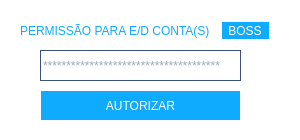
<?xml version="1.0" encoding="UTF-8"?>
<ui version="4.0">
 <class>valiadtionEdit</class>
 <widget class="QDialog" name="valiadtionEdit">
  <property name="geometry">
   <rect>
    <x>0</x>
    <y>0</y>
    <width>300</width>
    <height>140</height>
   </rect>
  </property>
  <property name="minimumSize">
   <size>
    <width>300</width>
    <height>140</height>
   </size>
  </property>
  <property name="maximumSize">
   <size>
    <width>300</width>
    <height>140</height>
   </size>
  </property>
  <property name="windowTitle">
   <string>Dialog</string>
  </property>
  <property name="styleSheet">
   <string notr="true">QDialog{
	background-color:white;
}</string>
  </property>
  <widget class="QLineEdit" name="lineEdit">
   <property name="geometry">
    <rect>
     <x>40</x>
     <y>50</y>
     <width>201</width>
     <height>31</height>
    </rect>
   </property>
   <property name="styleSheet">
    <string notr="true">QLineEdit{
	background-color: white;
	border:1px solid rgb(59,81,127);
	color: rgb(59,81,127);
}</string>
   </property>
   <property name="maxLength">
    <number>12</number>
   </property>
   <property name="echoMode">
    <enum>QLineEdit::Password</enum>
   </property>
   <property name="placeholderText">
    <string>**************************************</string>
   </property>
  </widget>
  <widget class="QPushButton" name="pushButton">
   <property name="geometry">
    <rect>
     <x>40</x>
     <y>90</y>
     <width>201</width>
     <height>31</height>
    </rect>
   </property>
   <property name="cursor">
    <cursorShape>PointingHandCursor</cursorShape>
   </property>
   <property name="styleSheet">
    <string notr="true">QPushButton{
	background-color: rgb(15, 171, 255);
	border:1px solid white;
	color: white;
	font: 10pt &quot;Segoe UI&quot;;
}
QPushButton:hover{
	border:1px solid #0090d8;
}</string>
   </property>
   <property name="text">
    <string>AUTORIZAR</string>
   </property>
  </widget>
  <widget class="QLabel" name="label_2">
   <property name="geometry">
    <rect>
     <x>220</x>
     <y>20</y>
     <width>51</width>
     <height>21</height>
    </rect>
   </property>
   <property name="styleSheet">
    <string notr="true">QLabel{
	font: 900 9pt &quot;Segoe UI&quot;;
	background-color: rgb(15, 171, 255);
	border:2px solid white;
	color: white;
}
</string>
   </property>
   <property name="text">
    <string> BOSS</string>
   </property>
  </widget>
  <widget class="QLabel" name="label_3">
   <property name="geometry">
    <rect>
     <x>20</x>
     <y>20</y>
     <width>201</width>
     <height>21</height>
    </rect>
   </property>
   <property name="styleSheet">
    <string notr="true">QLabel{
	font: 900 9pt &quot;Segoe UI&quot;;
	color:rgb(15, 171, 255);
}
</string>
   </property>
   <property name="text">
    <string>PERMISSÃO PARA E/D CONTA(S)</string>
   </property>
  </widget>
 </widget>
 <resources/>
 <connections/>
</ui>
